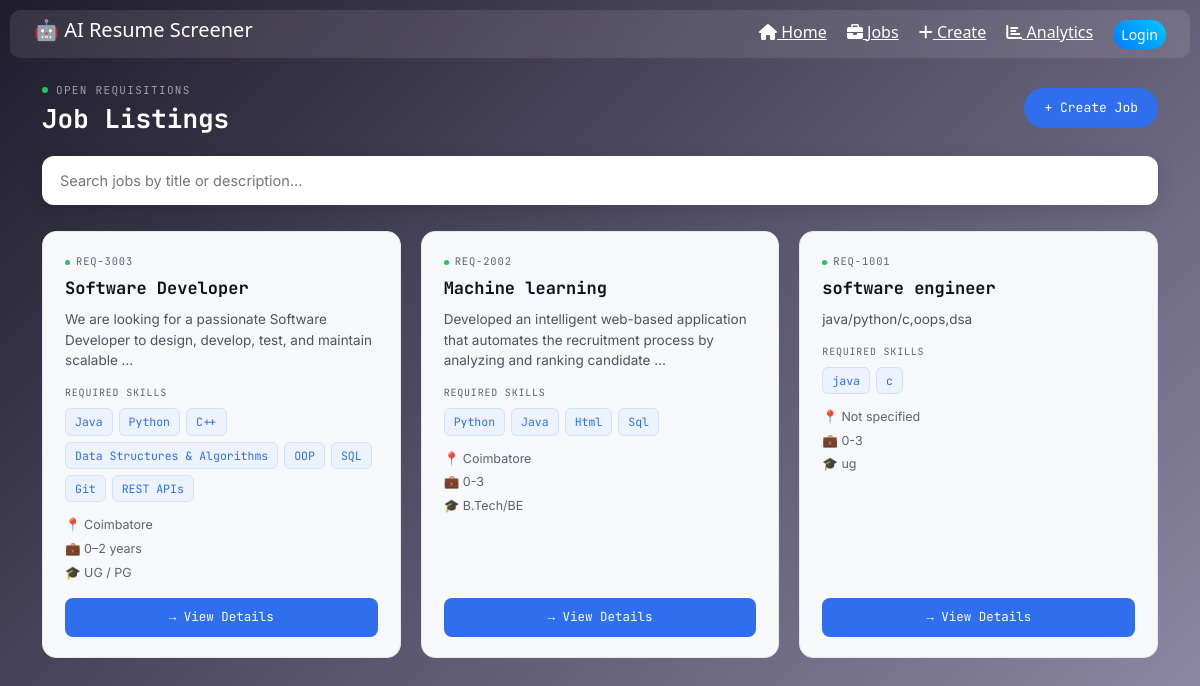
Screenshot of /jobs/ with the database file from the repository.
### app/models.py (models this page shows, shortened)
class Job(models.Model):
    title = models.CharField(max_length=200)
    description = models.TextField()
    skills = models.CharField(max_length=300, blank=True)
    experience = models.CharField(max_length=100, blank=True)
    education = models.CharField(max_length=200, blank=True)
    location = models.CharField(max_length=100, blank=True)
    qualification = models.CharField(max_length=100, blank=True)         # e.g. "B.E. / B.Tech"
    eligible_branches = models.CharField(max_length=300, blank=True)      # e.g. "CSE, IT, AIML, AIDS"
    current_semester = models.CharField(max_length=50, blank=True)        # e.g. "7th semester"
    expected_graduation = models.CharField(max_length=50, blank=True)     # e.g. "June/July 2027"
    min_tenth_percentage = models.FloatField(null=True, blank=True)       # e.g. 75.0
    min_twelfth_percentage = models.FloatField(null=True, blank=True)     # e.g. 70.0
    min_cgpa = models.FloatField(null=True, blank=True)                   # e.g. 6.5
    stipend = models.CharField(max_length=100, blank=True)                # e.g. "₹25,000/month"
    work_mode = models.CharField(max_length=50, blank=True)               # e.g. "Work from Office"
    additional_requirements = models.TextField(blank=True)                # relocation, full-time commitment etc.

### app/views.py (the view)
# urls.py: path('jobs/', views.jobs, name='jobs'),
def jobs(request):
    jobs = Job.objects.all().order_by('-id')
    query = request.GET.get('q')
    if query:
        jobs = jobs.filter(
            Q(title__icontains=query) | Q(description__icontains=query)
        )
    for job in jobs:
        job.skill_list = [s.strip() for s in (job.skills or "").split(',') if s.strip()]
    return render(request, 'app/jobs.html', {'jobs': jobs})

### app/templates/app/jobs.html (shortened to what this page needs)
{% extends 'app/base.html' %}
{% block content %}
<div class="jl-page">
  <div class="jl-header-row">
    <div>
      <div class="jl-eyebrow"><span class="jl-dot"></span> OPEN REQUISITIONS</div>
      <h2 class="jl-heading">Job Listings</h2>
    </div>
    <a href="/create-job/" class="jl-create-btn">+ Create Job</a>
  </div>
  <form method="GET" class="jl-search-form">
    <input type="text" name="q" value="{{ request.GET.q }}"
           class="jl-search-input" placeholder="Search jobs by title or description...">
  </form>
  <div class="jl-grid">
    {% for job in jobs %}
    <div class="jl-card">
      <div class="jl-card-req"><span class="jl-dot-sm"></span> REQ-{{ job.id }}00{{ job.id }}</div>
      <h3 class="jl-card-title">{{ job.title }}</h3>
      <p class="jl-card-desc">{{ job.description|truncatewords:15 }}</p>
      {% if job.skill_list %}
      <div class="jl-skills-label">Required Skills</div>
      <div class="jl-skills">
        {% for skill in job.skill_list %}
          <span class="jl-skill-tag">{{ skill }}</span>
        {% endfor %}
      </div>
      {% endif %}
      <div class="jl-meta">
        <span>📍 {{ job.location|default:"Not specified" }}</span>
        <span>💼 {{ job.experience|default:"Not specified" }}</span>
        <span>🎓 {{ job.education|default:"Not specified" }}</span>
      </div>
      <a href="/job/{{ job.id }}/" class="jl-view-btn">→ View Details</a>
    </div>
    {% empty %}
      <p class="jl-empty">No jobs available</p>
    {% endfor %}
  </div>
</div>
{% endblock %}

### app/templates/app/base.html (style rules this page uses)
body { background: linear-gradient(135deg, #1f1c2c, #928dab); min-height: 100vh; font-family: 'Segoe UI', sans-serif; }

### app/templates/app/jobs.html (style rules this page uses)
.jl-page { --ink: #0B1220; --paper: #F7F8FA; --blue: #2F6FED; --amber: #F2A93B; --green: #22C55E; --slate: #5B6472; --line: #E4E7EC; font-family: 'Inter', sans-serif; color: var(--ink); max-width: 1180px; margin: 0 auto 60px auto; }
.jl-page * { box-sizing: border-box; }
.jl-header-row { display: flex; justify-content: space-between; align-items: center; margin-bottom: 22px; flex-wrap: wrap; gap: 12px; }
.jl-eyebrow { font-family: 'JetBrains Mono', 'Courier New', monospace; font-size: 11px; letter-spacing: 0.12em; text-transform: uppercase; color: rgba(255,255,255,0.55); margin-bottom: 4px; display: flex; align-items: center; gap: 8px; }
.jl-eyebrow .jl-dot { width: 6px; height: 6px; border-radius: 50%; background: var(--green); display: inline-block; }
.jl-heading { font-family: 'JetBrains Mono', 'Courier New', monospace; font-weight: 700; font-size: 26px; color: #fff; margin: 0; }
.jl-create-btn { font-family: 'JetBrains Mono', 'Courier New', monospace; font-size: 13px; background: var(--blue); color: #fff; padding: 10px 20px; border-radius: 999px; text-decoration: none; transition: transform 0.15s ease; display: inline-flex; align-items: center; gap: 6px; }
.jl-search-form { margin-bottom: 26px; }
.jl-search-input { width: 100%; font-family: 'Inter', sans-serif; font-size: 14.5px; padding: 14px 18px; border: none; border-radius: 12px; background: #fff; box-shadow: 0 4px 18px rgba(0,0,0,0.12); }
.jl-grid { display: grid; grid-template-columns: repeat(3, 1fr); gap: 20px; }
.jl-card { background: var(--paper); border: 1px solid var(--line); border-radius: 14px; padding: 22px 22px 20px 22px; display: flex; flex-direction: column; transition: transform 0.15s ease, box-shadow 0.15s ease; }
.jl-card-req { font-family: 'JetBrains Mono', 'Courier New', monospace; font-size: 10.5px; letter-spacing: 0.08em; text-transform: uppercase; color: var(--slate); margin-bottom: 8px; display: flex; align-items: center; gap: 6px; }
.jl-card-req .jl-dot-sm { width: 5px; height: 5px; border-radius: 50%; background: var(--green); display: inline-block; }
.jl-card-title { font-family: 'JetBrains Mono', 'Courier New', monospace; font-weight: 700; font-size: 17px; margin: 0 0 10px 0; color: var(--ink); }
.jl-card-desc { font-size: 13.5px; color: #4A5364; line-height: 1.55; margin-bottom: 14px; flex-grow: 0; }
.jl-skills-label { font-family: 'JetBrains Mono', 'Courier New', monospace; font-size: 10px; letter-spacing: 0.08em; text-transform: uppercase; color: var(--slate); margin-bottom: 8px; }
.jl-skills { display: flex; flex-wrap: wrap; gap: 6px; margin-bottom: 14px; }
.jl-skill-tag { font-family: 'JetBrains Mono', 'Courier New', monospace; font-size: 11.5px; background: #EDF2FF; color: var(--blue); border: 1px solid #D6E0FB; padding: 4px 9px; border-radius: 6px; }
.jl-meta { display: flex; flex-direction: column; gap: 5px; font-size: 12.5px; color: var(--slate); margin-bottom: 16px; }
.jl-meta span { display: flex; align-items: center; gap: 6px; }
.jl-view-btn { font-family: 'JetBrains Mono', 'Courier New', monospace; font-size: 12.5px; background: var(--blue); color: #fff; text-decoration: none; padding: 10px 16px; border-radius: 8px; text-align: center; margin-top: auto; transition: transform 0.15s ease; }

### rows the page displays
Job: id "3", title "Software Developer", description "We are looking for a passionate Software Developer to design, develop, test, and maintain scalable …", skill_list "Java" "Python" "C++" "Data Structures & Algorithms" "OOP" "SQL" "Git" "REST APIs", location "Coimbatore", experience "0–2 years", education "UG / PG"
Job: id "2", title "Machine learning", description "Developed an intelligent web-based application that automates the recruitment process by analyzing and ranking candidate …", skill_list "Python" "Java" "Html" "Sql", location "Coimbatore", experience "0-3", education "B.Tech/BE"
Job: id "1", title "software engineer", description "java/python/c,oops,dsa", skill_list "java" "c", location "Not specified", experience "0-3", education "ug"
